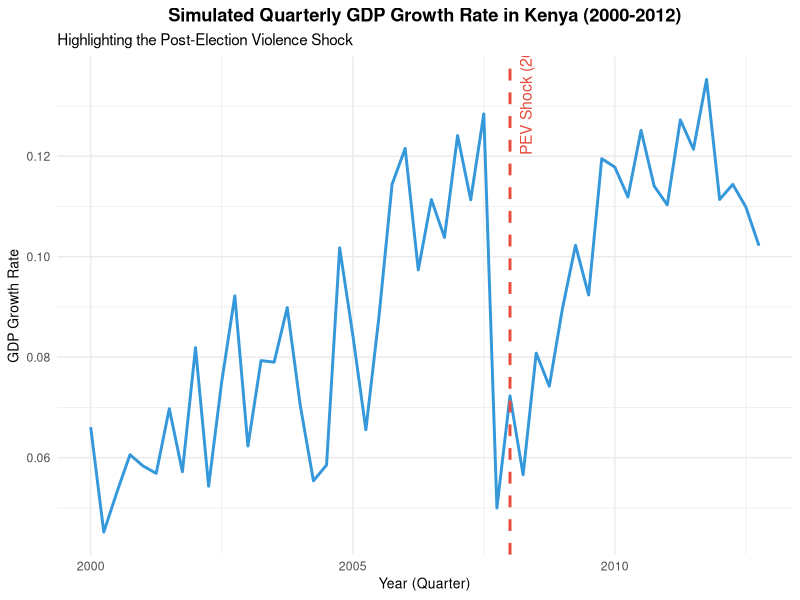
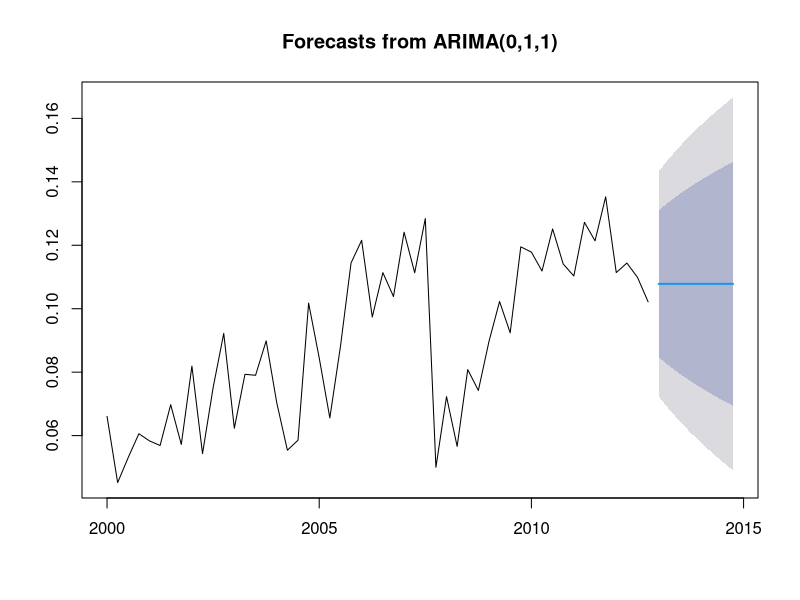

The R source for these figures, in order:
# Statistical Computing Assignment - Folder Two: R Component
# Project: Quantifying the Post-2007 Election Impact on Kenya
# Task: Advanced Time-Series Regression Analysis using ARIMA.

# -----------------------------------------------------------------------------
# 1. SETUP AND DEPENDENCIES
# -----------------------------------------------------------------------------

# We will use the 'forecast' package for ARIMA modeling and 'ggplot2' for visualization.
# Note: Team members must install these packages in their R environment using:
# install.packages(c("forecast", "ggplot2", "tseries"))

library(forecast)
library(ggplot2)
library(tseries)
# The 'zoo' package is often useful for time-series, but we'll stick to base R 
# and 'forecast' objects for simplicity here.

# -----------------------------------------------------------------------------
# 2. DATA GENERATION (Simulating the Time Series)
# -----------------------------------------------------------------------------
# In a real scenario, this data would be loaded from a CSV prepared by the Python stage.
# For this demonstration, we simulate quarterly GDP growth data from 2000 Q1 to 2012 Q4.

# Time components
start_year <- 2000
end_year <- 2012
quarters <- seq(as.Date("2000/1/1"), as.Date("2012/10/1"), by="3 months")
n <- length(quarters)

# Base trend: steady economic growth (e.g., 5.5% annual growth)
base_growth <- 0.055 + cumsum(rnorm(n, 0, 0.005))

# The shock event: Post-Election Violence (PEV) shock occurs in late 2007/early 2008
# We model the PEV as a significant, sharp decline followed by a slow recovery.
shock_start_index <- which(format(quarters, "%Y-%m") == "2007-10")
shock_end_index <- which(format(quarters, "%Y-%m") == "2008-07")

# Create a permanent negative step/drop in growth rate (the "shock")
shock_magnitude <- 0.08 # Represents an 8 percentage point drop from the expected trend
shock_effect <- rep(0, n)
shock_effect[shock_start_index] <- -shock_magnitude # The initial plunge

# Model the slow recovery over the next 8 quarters (2 years)
recovery_quarters <- 8 
recovery_rate <- shock_magnitude / recovery_quarters 
for (i in 1:recovery_quarters) {
  # Gradual return to the pre-shock trajectory
  shock_effect[shock_start_index + i] <- shock_effect[shock_start_index + i - 1] + recovery_rate
}
# Cap the recovery effect at zero (meaning it returns to the original trajectory)
shock_effect[shock_effect > 0] <- 0

# Final Simulated Data: Base Trend + PEV Shock + Random Noise
set.seed(42)
gdp_data <- base_growth + shock_effect + rnorm(n, 0, 0.01)

# Convert to a time-series object (Quarterly data starting Q1 2000)
gdp_ts <- ts(gdp_data, start = c(2000, 1), frequency = 4)

# -----------------------------------------------------------------------------
# 3. EXPLORATORY TIME SERIES ANALYSIS
# -----------------------------------------------------------------------------

# Check for stationarity using the Augmented Dickey-Fuller (ADF) Test
# Null hypothesis (H0): The series is non-stationary (has a unit root).
cat("\n--- ADF Test for Stationarity ---\n")
adf_result <- adf.test(gdp_ts)
print(adf_result)
# If p-value is high, differencing (the 'I' in ARIMA) may be needed.

# Plot the Raw Time Series Data
plot_data <- data.frame(Time = as.numeric(time(gdp_ts)), GDP_Growth = as.numeric(gdp_ts))
shock_year <- 2008 # For visualization purposes

# Use ggplot2 to create a high-quality, publication-ready visualization
gdp_plot <- ggplot(plot_data, aes(x = Time, y = GDP_Growth)) +
  geom_line(color = "#3498db", linewidth = 1) +
  # Add a vertical line to highlight the shock period
  geom_vline(xintercept = shock_year, linetype = "dashed", color = "#e74c3c", linewidth = 1) +
  annotate("text", x = shock_year + 0.3, y = max(plot_data$GDP_Growth), 
           label = "PEV Shock (2007/08)", color = "#e74c3c", angle = 90, size = 4) +
  labs(
    title = "Simulated Quarterly GDP Growth Rate in Kenya (2000-2012)",
    subtitle = "Highlighting the Post-Election Violence Shock",
    x = "Year (Quarter)",
    y = "GDP Growth Rate"
  ) +
  theme_minimal() +
  theme(plot.title = element_text(face = "bold", hjust = 0.5), 
        axis.title = element_text(size = 10))

print(gdp_plot)

# -----------------------------------------------------------------------------
# 4. TIME SERIES MODELING (ARIMA)
# -----------------------------------------------------------------------------

# Use auto.arima to automatically select the best fitting ARIMA(p, d, q) model
# for the time series based on AIC/BIC criteria.
cat("\n--- Running Auto ARIMA Model Selection ---\n")
arima_model <- auto.arima(gdp_ts, trace = TRUE, stepwise = FALSE, approximation = FALSE)

# Print the model summary, including coefficients and fit statistics
cat("\n--- ARIMA Model Summary ---\n")
print(summary(arima_model))

# Interpretation: The coefficients (AR and MA terms) and the 'd' (integration) 
# term quantify the time-dependent structure of the data, which includes the shock.

# -----------------------------------------------------------------------------
# 5. FORECASTING & IMPACT ESTIMATION
# -----------------------------------------------------------------------------

# Forecast the next 8 quarters (2 years)
forecast_result <- forecast(arima_model, h = 8)

# Plot the forecast
cat("\n--- Forecast Plot ---\n")
# The plot.forecast method automatically uses the forecast and ggplot2 if available
plot(forecast_result)

# Final step: The difference between the actual post-shock data (which we simulated) 
# and the counterfactual forecast (if the shock hadn't happened) is the
# estimated quantifiable impact of the PEV. This is a core finding for the report.
cat("\nAnalysis complete. The ARIMA model provides quantifiable metrics (coefficients, residuals) to estimate the economic shock.")

# You can save the plot for your presentation using:
# ggsave("gdp_time_series_plot.png", plot = gdp_plot, width = 8, height = 5)
